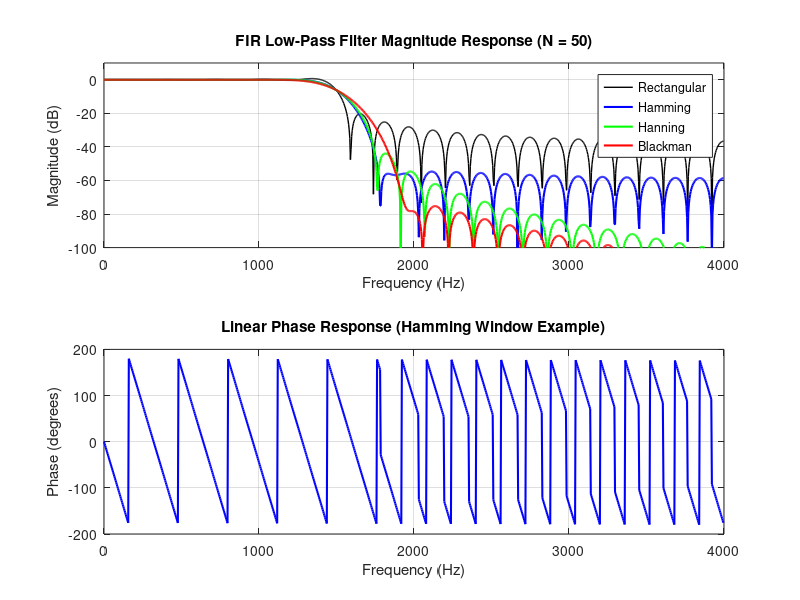

This figure's MATLAB source:
clear;
clc;
close all;

Fs = 8000;
fc = 1500;
wc = fc/(Fs/2);
N = 50;

% Window Functions
w_rect = rectwin(N+1);
w_hamm = hamming(N+1);
w_hann = hann(N+1);
w_black = blackman(N+1);

% FIR Filter Design
b_rect = fir1(N,wc,w_rect);
b_hamm = fir1(N,wc,w_hamm);
b_hann = fir1(N,wc,w_hann);
b_black = fir1(N,wc,w_black);

% Frequency Response
[H_rect,f] = freqz(b_rect,1,1024,Fs);
[H_hamm,~] = freqz(b_hamm,1,1024,Fs);
[H_hann,~] = freqz(b_hann,1,1024,Fs);
[H_black,~] = freqz(b_black,1,1024,Fs);

% Display Coefficients
fprintf('EXPERIMENT 4: FIR WINDOWING TECHNIQUES\n\n');
fprintf('Filter Order: %d\n',N);
fprintf('Sampling Frequency: %d Hz\n',Fs);
fprintf('Cutoff Frequency: %d Hz\n',fc);

fprintf('\nRECTANGULAR WINDOW COEFFICIENTS (First 5)\n');
disp(b_rect(1:5));

fprintf('HAMMING WINDOW COEFFICIENTS (First 5)\n');
disp(b_hamm(1:5));

fprintf('HANNING WINDOW COEFFICIENTS (First 5)\n');
disp(b_hann(1:5));

fprintf('BLACKMAN WINDOW COEFFICIENTS (First 5)\n');
disp(b_black(1:5));

% Plot Responses
figure('Name','FIR Windowing Techniques Comparison');

subplot(2,1,1);
plot(f,20*log10(max(abs(H_rect),1e-10)),'k','LineWidth',1);
hold on;
plot(f,20*log10(max(abs(H_hamm),1e-10)),'b','LineWidth',1.5);
plot(f,20*log10(max(abs(H_hann),1e-10)),'g','LineWidth',1.5);
plot(f,20*log10(max(abs(H_black),1e-10)),'r','LineWidth',1.5);
grid on;
legend('Rectangular','Hamming','Hanning','Blackman');
title('FIR Low-Pass Filter Magnitude Response (N = 50)');
xlabel('Frequency (Hz)');
ylabel('Magnitude (dB)');
ylim([-100 10]);
xlim([0 Fs/2]);

subplot(2,1,2);
plot(f,angle(H_hamm)*180/pi,'b','LineWidth',1.5);
grid on;
title('Linear Phase Response (Hamming Window Example)');
xlabel('Frequency (Hz)');
ylabel('Phase (degrees)');
xlim([0 Fs/2]);
ylim([-200 200]);
